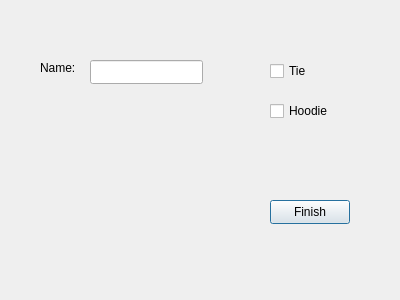
<?xml version="1.0" encoding="UTF-8"?>
<ui version="4.0">
 <class>MenswearDialog</class>
 <widget class="QDialog" name="MenswearDialog">
  <property name="geometry">
   <rect>
    <x>0</x>
    <y>0</y>
    <width>400</width>
    <height>300</height>
   </rect>
  </property>
  <property name="windowTitle">
   <string>Dialog</string>
  </property>
  <widget class="QCheckBox" name="hoodieCheckBox">
   <property name="geometry">
    <rect>
     <x>270</x>
     <y>100</y>
     <width>78</width>
     <height>22</height>
    </rect>
   </property>
   <property name="text">
    <string>Hoodie</string>
   </property>
  </widget>
  <widget class="QLabel" name="mensNameLabel">
   <property name="geometry">
    <rect>
     <x>40</x>
     <y>60</y>
     <width>49</width>
     <height>16</height>
    </rect>
   </property>
   <property name="text">
    <string>Name:</string>
   </property>
  </widget>
  <widget class="QCheckBox" name="tieCheckBox">
   <property name="geometry">
    <rect>
     <x>270</x>
     <y>60</y>
     <width>78</width>
     <height>22</height>
    </rect>
   </property>
   <property name="text">
    <string>Tie</string>
   </property>
  </widget>
  <widget class="QPushButton" name="mensFinishButton">
   <property name="geometry">
    <rect>
     <x>270</x>
     <y>200</y>
     <width>80</width>
     <height>24</height>
    </rect>
   </property>
   <property name="text">
    <string>Finish</string>
   </property>
  </widget>
  <widget class="QLineEdit" name="mensLineEdit">
   <property name="geometry">
    <rect>
     <x>90</x>
     <y>60</y>
     <width>113</width>
     <height>24</height>
    </rect>
   </property>
  </widget>
 </widget>
 <resources/>
 <connections/>
</ui>
